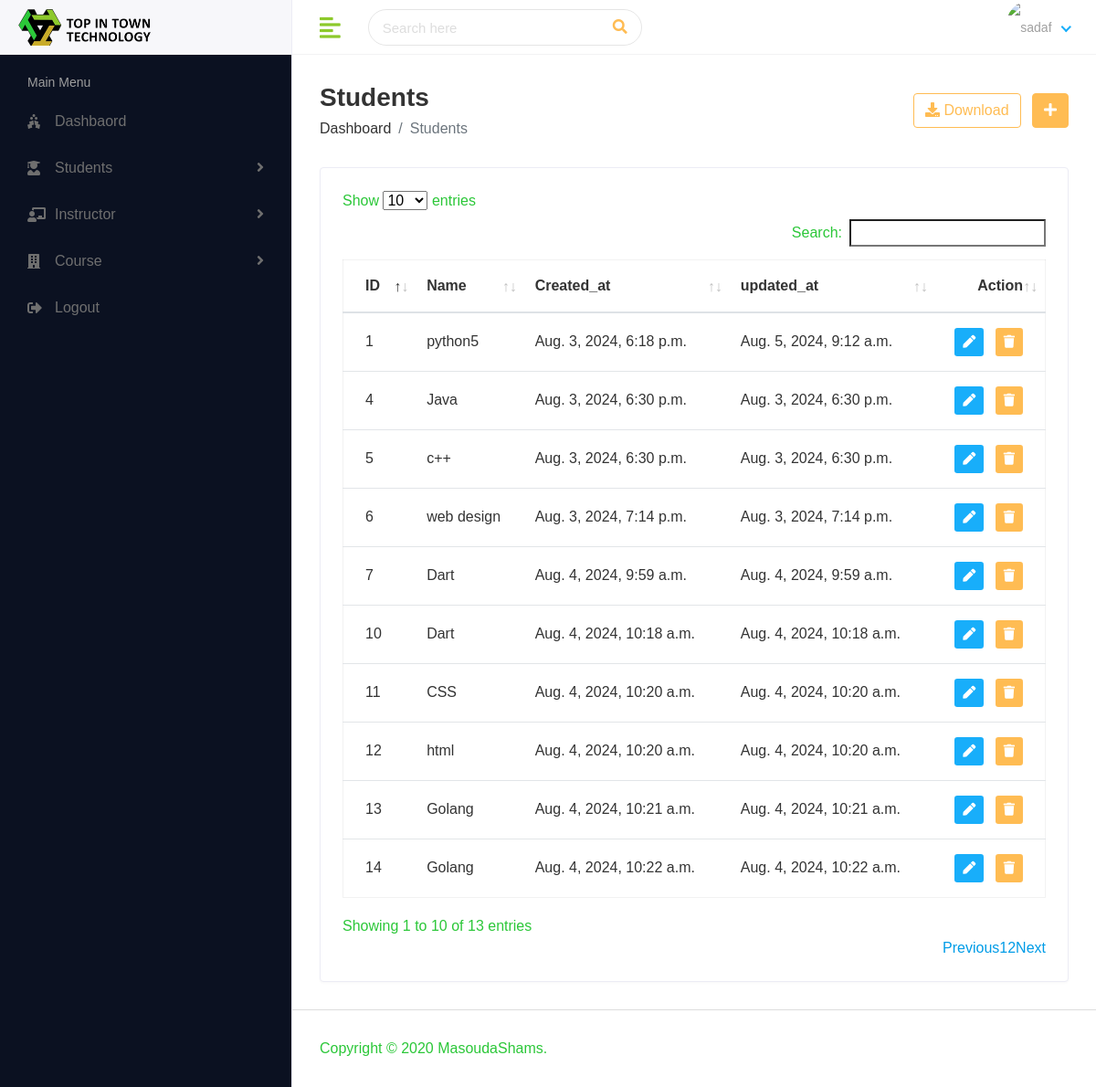
/hod/Course/View (signed in), run on the app's committed database.
### myapp/models.py (models this page shows, shortened)
class Course(models.Model):
    name = models.CharField(max_length=100)
    created_at = models.DateTimeField(auto_now_add=True)
    updated_at = models.DateTimeField(auto_now=True)

### lms/hod_views.py (the view)
# urls.py: path('hod/Course/View',hod_views.view_course,name='view_course'),
@login_required(login_url='/')
def view_course(request):
    course = Course.objects.all()
    context = {
        'course':course,
    }
    return render(request,'hod/view_course.html',context)

### templates/hod/view_course.html (shortened to what this page needs)
{% extends 'base.html' %}
{% block content %}
{% load static %}
<div class="content container-fluid" >
   <div class="page-header">
      <div class="row align-items-center">
         <div class="col">
            <h3 class="page-title">Students</h3>
            <ul class="breadcrumb">
               <li class="breadcrumb-item"><a href="index.html">Dashboard</a></li>
               <li class="breadcrumb-item active">Students</li>
            </ul>
         </div>
         <div class="col-auto text-right float-right ml-auto">
            <a href="#" class="btn btn-outline-primary mr-2"><i class="fas fa-download"></i> Download</a>
            <a href="add-student.html" class="btn btn-primary"><i class="fas fa-plus"></i></a>
         </div>
      </div>
   </div>
   <div class="row">
      <div class="col-sm-12">
         <div class="card card-table">
            <div class="card-body">
               <div class="table-responsive">
                  <table id="table_id" class="table table-hover table-center mb-0">
                     <thead>
                        <tr>
                           <th>ID</th>
                           <th>Name</th>
                           <th>Created_at</th>
                           <th>updated_at</th>
                           <th class="text-right">Action</th>
                        </tr>
                     </thead>
                     <tbody>
                        {% for i in course %}
                        <tr>
                           <td>{{i.id}}</td>
                           <td>{{i.name}}</td>
                           <td>{{i.created_at}}</td>
                           <td>{{i.updated_at}}</td>
                           <td class="text-right">
                              <div class="actions">
                                 <a href="{% url 'edit_course' i.id %}" class="btn btn-sm bg-success-light mr-2">
                                 <i class="fas fa-pen"></i>
                                 </a>
                                <a href="{% url 'delete_course' i.id %}" class="btn btn-sm bg-danger-light">
                                 <i class="fas fa-trash"></i>
                                 </a>
                              </div>
                           </td>
                        </tr>
                        {% endfor %}
                     </tbody>
                  </table>
               </div>
            </div>
         </div>
      </div>
   </div>
</div>
{% endblock %}

### templates/base.html (shortened to what this page needs)
<!DOCTYPE html>
{%load static %}
<html lang="en" >
   <head>
      <link rel="stylesheet" href="{% static 'assets/plugins/bootstrap/css/bootstrap.min.css' %}">
      <link rel="stylesheet" href="{% static 'assets/plugins/fontawesome/css/fontawesome.min.css' %}">
      <link rel="stylesheet" href="{% static 'assets/plugins/fontawesome/css/all.min.css' %}">
      <link rel="stylesheet" href="{% static 'assets/css/style.css' %}">
       <link rel="stylesheet" href="{% static 'assets/plugins/datatables/datatables.min.css' %}">
   </head>
   <body >
   <div class="main-wrapper">
     {% include "sections/header.html" %}
     {% include "sections/sidebar.html" %}
      <div class="page-wrapper">
          {% block content %}
          {% endblock content %}
         {% include "sections/footer.html" %}
   </div>
   </body>
</html>

### templates/sections/header.html (shortened to what this page needs)
{%load static %}
    <div class="header" >
            <div class="header-left"  >
               <a href="index.html" class="logo">
               <img src="{% static 'assets/img/logo.png' %}" alt="Logo">
               </a>
            </div>
            <a href="javascript:void(0);" id="toggle_btn">
            <i class="fas fa-align-left"></i>
            </a>
            <div class="top-nav-search">
               <form>
                  <input type="text" class="form-control" placeholder="Search here">
                  <button class="btn" type="submit"><i class="fas fa-search"></i></button>
               </form>
            </div>
            <ul class="nav user-menu">
               <li class="nav-item dropdown has-arrow">
                  <a href="#" class="dropdown-toggle nav-link" data-toggle="dropdown">
                  <span class="user-img"><img class="rounded-circle" src="/{{user.profile_pic}}" width="31" alt={{user.first_name}} ></span>
                  </a>
               </li>
            </ul>
         </div>

### templates/sections/sidebar.html (shortened to what this page needs)
{% load active_link_tags%}
 <div class="sidebar" id="sidebar" >
            <div class="sidebar-inner slimscroll">
               <div id="sidebar-menu" class="sidebar-menu">
                  <ul>
                     <li class="menu-title">
                        <span>Main Menu</span>
                 </li>
                 <li class="{% active_link 'home' 'active' %}">
                        <a href="{% url 'home'%}"><i class="fas fa-holly-berry"></i> <span>Dashbaord</span></a>
                     </li>
                     <li class="submenu"  class="{% active_link 'add_student' 'active' %}" class="{% active_link 'view_student' 'active' %}">
                        <a href="#"><i class="fas fa-user-graduate"></i> <span> Students</span> <span class="menu-arrow"></span></a>
                     </li>
                     <li class="submenu" view_student>
                        <a href="#"><i class="fas fa-chalkboard-teacher"></i> <span> Instructor</span> <span class="menu-arrow"></span></a>
                     </li>
                     <li class="submenu"  class="{% active_link 'add_course' 'active' %}"  class="{% active_link 'view_course' 'active' %}">
                        <a href="#"><i class="fas fa-building"></i> <span>Course </span> <span class="menu-arrow"></span></a>
                     </li>
                    <li>
                  <a href="{% url 'logout' %}"><i class="fas fa-sign-out-alt"></i> <span> Logout</span></a>
                  </li>
                  </ul>
               </div>
            </div>
         </div>

### templates/sections/footer.html
{% load static%}
        <footer>
               <p>Copyright © 2020 MasoudaShams.</p>
            </footer>

### templates/base.html (style rules this page uses)
.sidebar { background-color:#0B1121; color:#fff; }
body { background-color: #fff; color: #2BC738; font-family: 'Poppins', sans-serif; font-size: 1rem; height: 100%; line-height: 1.5; overflow-x: hidden; }

### data on the page
Course: id "1", name "python5", created_at "Aug. 3, 2024, 6:18 p.m.", updated_at "Aug. 5, 2024, 9:12 a.m."
Course: id "4", name "Java", created_at "Aug. 3, 2024, 6:30 p.m.", updated_at "Aug. 3, 2024, 6:30 p.m."
Course: id "5", name "c++", created_at "Aug. 3, 2024, 6:30 p.m.", updated_at "Aug. 3, 2024, 6:30 p.m."
Course: id "6", name "web design", created_at "Aug. 3, 2024, 7:14 p.m.", updated_at "Aug. 3, 2024, 7:14 p.m."
Course: id "7", name "Dart", created_at "Aug. 4, 2024, 9:59 a.m.", updated_at "Aug. 4, 2024, 9:59 a.m."
Course: id "10", name "Dart", created_at "Aug. 4, 2024, 10:18 a.m.", updated_at "Aug. 4, 2024, 10:18 a.m."
Course: id "11", name "CSS", created_at "Aug. 4, 2024, 10:20 a.m.", updated_at "Aug. 4, 2024, 10:20 a.m."
Course: id "12", name "html", created_at "Aug. 4, 2024, 10:20 a.m.", updated_at "Aug. 4, 2024, 10:20 a.m."
Course: id "13", name "Golang", created_at "Aug. 4, 2024, 10:21 a.m.", updated_at "Aug. 4, 2024, 10:21 a.m."
Course: id "14", name "Golang", created_at "Aug. 4, 2024, 10:22 a.m.", updated_at "Aug. 4, 2024, 10:22 a.m."
